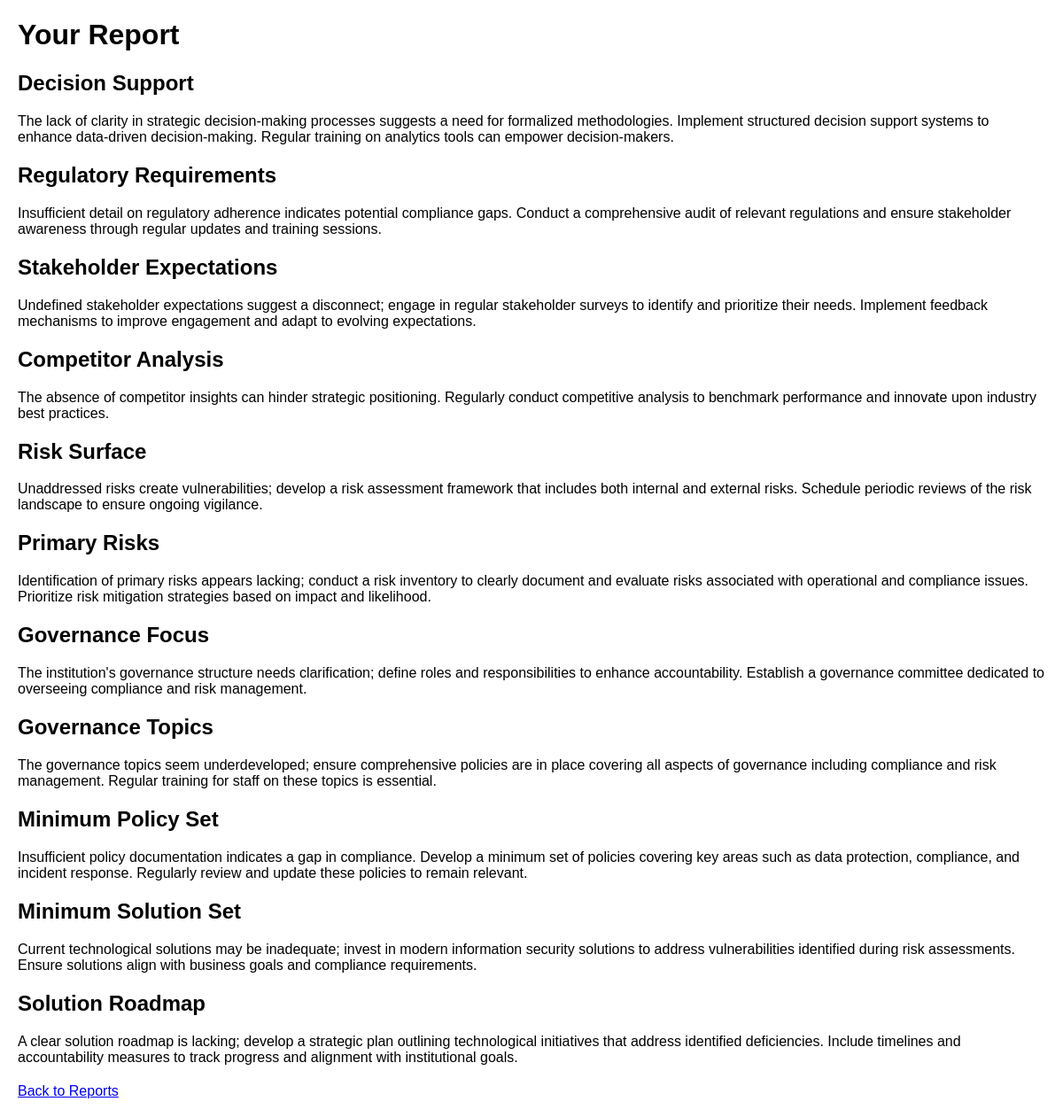
/grc/reports/view/ (signed in), run on an earlier commit of the app's database.
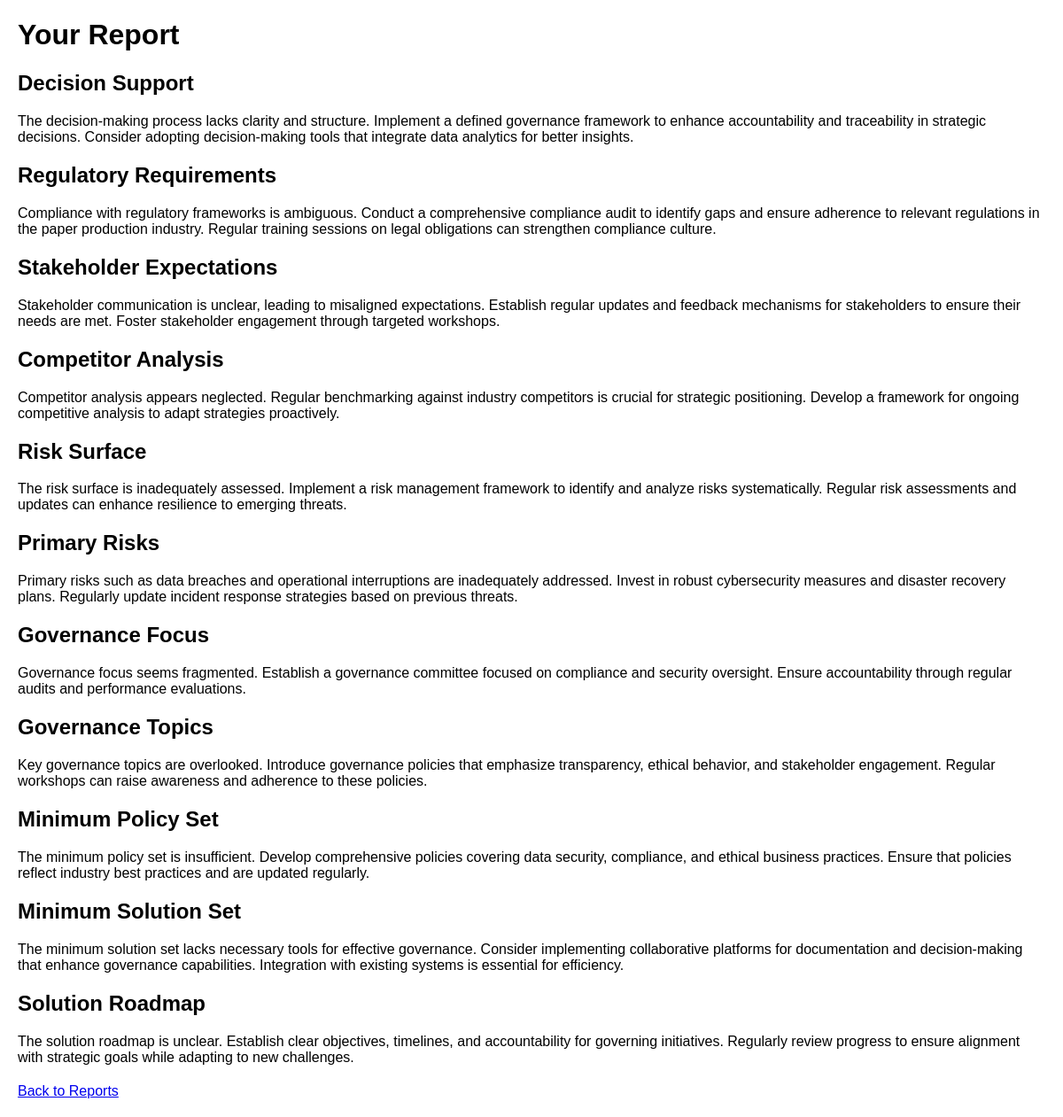
And on a later commit of the database.
### grc/models.py (models this page shows, shortened)
class Report(models.Model):
    user = models.OneToOneField(User, on_delete=models.CASCADE, related_name='report')
    completed_at = models.DateTimeField(auto_now_add=True)  # When report was generated
    decision_support = models.TextField(blank=True, null=True)
    regulatory_requirements = models.TextField(blank=True, null=True)
    stakeholder_expectations = models.TextField(blank=True, null=True)
    competitor_analysis = models.TextField(blank=True, null=True)
    risk_surface = models.TextField(blank=True, null=True)
    primary_risks = models.TextField(blank=True, null=True)
    governance_focus = models.TextField(blank=True, null=True)
    governance_topics = models.TextField(blank=True, null=True)
    minimum_policy_set = models.TextField(blank=True, null=True)
    minimum_solution_set = models.TextField(blank=True, null=True)
    solution_roadmap = models.TextField(blank=True, null=True)

### grc/views.py (the view)
        def _wrapped_view(request, *args, **kwargs):
            if not request.user.is_authenticated:
                return HttpResponseRedirect(reverse('login'))
            if not request.user.groups.filter(name=group_name).exists():
                return HttpResponseRedirect(reverse(redirect_to))
            return view_func(request, *args, **kwargs)

### grc/views.py (called while the page is built)
def group_required(group_name, redirect_to='form_submission'):
    def decorator(view_func):
        def _wrapped_view(request, *args, **kwargs):
            if not request.user.is_authenticated:
                return HttpResponseRedirect(reverse('login'))
            if not request.user.groups.filter(name=group_name).exists():
                return HttpResponseRedirect(reverse(redirect_to))
            return view_func(request, *args, **kwargs)
        return _wrapped_view
    return decorator

@group_required('NORMATURK')
@login_required
def view_report(request):
    user = request.user
    try:
        report = Report.objects.get(user=user)
    except Report.DoesNotExist:
        messages.error(request, "No report exists for you.")
        return redirect('reports')
    context = {'report': report}
    return render(request, 'grc/view_report.html', context)

### grc/templates/grc/view_report.html (shortened to what this page needs)
<!DOCTYPE html>
<html lang="en">
<head>
</head>
<body>
    <h1>Your Report</h1>
    <div class="section">
        <h2>Decision Support</h2>
        <p>{{ report.decision_support|default:"Not provided" }}</p>
    </div>
    <div class="section">
        <h2>Regulatory Requirements</h2>
        <p>{{ report.regulatory_requirements|default:"Not provided" }}</p>
    </div>
    <div class="section">
        <h2>Stakeholder Expectations</h2>
        <p>{{ report.stakeholder_expectations|default:"Not provided" }}</p>
    </div>
    <div class="section">
        <h2>Competitor Analysis</h2>
        <p>{{ report.competitor_analysis|default:"Not provided" }}</p>
    </div>
    <div class="section">
        <h2>Risk Surface</h2>
        <p>{{ report.risk_surface|default:"Not provided" }}</p>
    </div>
    <div class="section">
        <h2>Primary Risks</h2>
        <p>{{ report.primary_risks|default:"Not provided" }}</p>
    </div>
    <div class="section">
        <h2>Governance Focus</h2>
        <p>{{ report.governance_focus|default:"Not provided" }}</p>
    </div>
    <div class="section">
        <h2>Governance Topics</h2>
        <p>{{ report.governance_topics|default:"Not provided" }}</p>
    </div>
    <div class="section">
        <h2>Minimum Policy Set</h2>
        <p>{{ report.minimum_policy_set|default:"Not provided" }}</p>
    </div>
    <div class="section">
        <h2>Minimum Solution Set</h2>
        <p>{{ report.minimum_solution_set|default:"Not provided" }}</p>
    </div>
    <div class="section">
        <h2>Solution Roadmap</h2>
        <p>{{ report.solution_roadmap|default:"Not provided" }}</p>
    </div>
    <a href="{% url 'reports' %}">Back to Reports</a>
</body>
</html>

### grc/templates/grc/view_report.html (style rules this page uses)
body { font-family: Arial, sans-serif; margin: 20px; }
.section { margin-bottom: 20px; }

What changed in the data, as far as the page shows it:
changed Report: decision_support "The lack of clarity in strategic decision-making processes suggests a need for formalized methodologies. Implement structured decision support systems to enhance data-driven decision-making. Regular training on analytics tools can empower decision-makers." → "The decision-making process lacks clarity and structure. Implement a defined governance framework to enhance accountability and traceability in strategic decisions. Consider adopting decision-making tools that integrate data analytics for better insights."; regulatory_requirements "Insufficient detail on regulatory adherence indicates potential compliance gaps. Conduct a comprehensive audit of relevant regulations and ensure stakeholder awareness through regular updates and training sessions." → "Compliance with regulatory frameworks is ambiguous. Conduct a comprehensive compliance audit to identify gaps and ensure adherence to relevant regulations in the paper production industry. Regular training sessions on legal obligations can strengthen compliance culture."; stakeholder_expectations "Undefined stakeholder expectations suggest a disconnect; engage in regular stakeholder surveys to identify and prioritize their needs. Implement feedback mechanisms to improve engagement and adapt to evolving expectations." → "Stakeholder communication is unclear, leading to misaligned expectations. Establish regular updates and feedback mechanisms for stakeholders to ensure their needs are met. Foster stakeholder engagement through targeted workshops."; competitor_analysis "The absence of competitor insights can hinder strategic positioning. Regularly conduct competitive analysis to benchmark performance and innovate upon industry best practices." → "Competitor analysis appears neglected. Regular benchmarking against industry competitors is crucial for strategic positioning. Develop a framework for ongoing competitive analysis to adapt strategies proactively."; risk_surface "Unaddressed risks create vulnerabilities; develop a risk assessment framework that includes both internal and external risks. Schedule periodic reviews of the risk landscape to ensure ongoing vigilance." → "The risk surface is inadequately assessed. Implement a risk management framework to identify and analyze risks systematically. Regular risk assessments and updates can enhance resilience to emerging threats."; primary_risks "Identification of primary risks appears lacking; conduct a risk inventory to clearly document and evaluate risks associated with operational and compliance issues. Prioritize risk mitigation strategies based on impact and likelihood." → "Primary risks such as data breaches and operational interruptions are inadequately addressed. Invest in robust cybersecurity measures and disaster recovery plans. Regularly update incident response strategies based on previous threats."; governance_focus "The institution's governance structure needs clarification; define roles and responsibilities to enhance accountability. Establish a governance committee dedicated to overseeing compliance and risk management." → "Governance focus seems fragmented. Establish a governance committee focused on compliance and security oversight. Ensure accountability through regular audits and performance evaluations."; governance_topics "The governance topics seem underdeveloped; ensure comprehensive policies are in place covering all aspects of governance including compliance and risk management. Regular training for staff on these topics is essential." → "Key governance topics are overlooked. Introduce governance policies that emphasize transparency, ethical behavior, and stakeholder engagement. Regular workshops can raise awareness and adherence to these policies."; minimum_policy_set "Insufficient policy documentation indicates a gap in compliance. Develop a minimum set of policies covering key areas such as data protection, compliance, and incident response. Regularly review and update these policies to remain relevant." → "The minimum policy set is insufficient. Develop comprehensive policies covering data security, compliance, and ethical business practices. Ensure that policies reflect industry best practices and are updated regularly."; minimum_solution_set "Current technological solutions may be inadequate; invest in modern information security solutions to address vulnerabilities identified during risk assessments. Ensure solutions align with business goals and compliance requirements." → "The minimum solution set lacks necessary tools for effective governance. Consider implementing collaborative platforms for documentation and decision-making that enhance governance capabilities. Integration with existing systems is essential for efficiency."; solution_roadmap "A clear solution roadmap is lacking; develop a strategic plan outlining technological initiatives that address identified deficiencies. Include timelines and accountability measures to track progress and alignment with institutional goals." → "The solution roadmap is unclear. Establish clear objectives, timelines, and accountability for governing initiatives. Regularly review progress to ensure alignment with strategic goals while adapting to new challenges."
